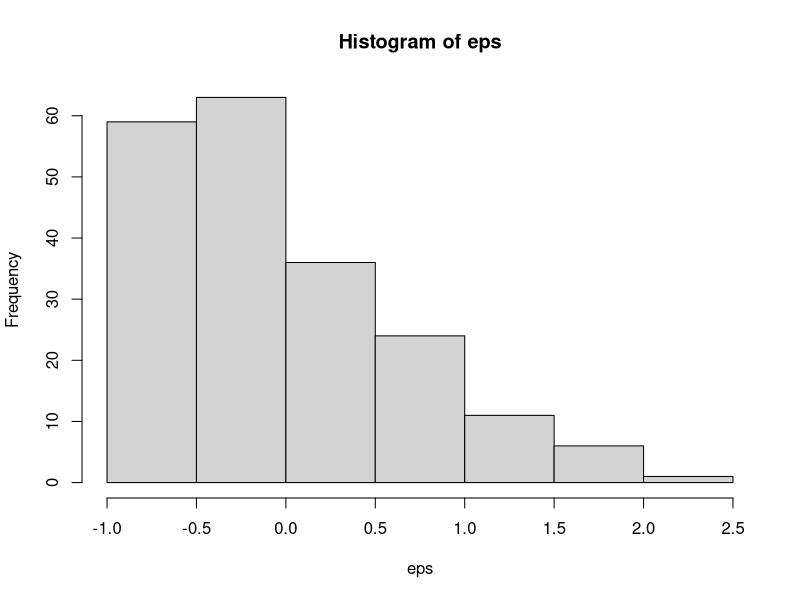

Reproduce this figure in R.
## ---- chunk 1
knitr::opts_chunk$set(echo = TRUE)
## ---- chunk 2
x1 <- rnorm(100)
x2 <- x1^2

## ---- chunk 3
# Sample code to get started
n_small <- 20
n_med <- 100
n_large <- 5000
b0 <- 10
b1 <- 2

# small sample size
x_small <- runif(n_small, 0, 10)
eps_small <- 3 * rnorm(n_small)
y_small <- b0 - b1 * (x_small - 5)^2 + eps_small


# med sample size
x_med <- runif(n_small, 0, 10)
eps_med <- 3 * rnorm(n_med)
y_med <- b0 - b1 * (x_med - 5)^2 + eps_med

# lrg sample size
x_large <- runif(n_large, 0, 10)
eps_large <- 3 * rnorm(n_large)
y_large <- b0 - b1 * (x_large - 5)^2 + eps_large

# part c, for each simulation:
# predict y-hat at several different locations using a confidence interval.

## ---- chunk 4
# Sample code to get started
n <- 200
b0 <- 10
b1 <- 2
eps_alpha <- 2
eps_beta <- 1/4


x <- runif(n, 0, 10)
eps <- (rgamma(n, eps_alpha, 1/eps_beta) - eps_alpha * eps_beta) * 2
y <- b0 - b1 * x + eps

hist(eps)
var(eps)
mean(eps)

## ---- chunk 5
# Sample code to get started
n <- 200
b0 <- 10
b1 <- 10

x <- runif(n, 0, 10)
eps <- rnorm(n, sd = 0.5 * x^2)
y <- b0 + b1 * x + eps

## ---- chunk 6
# Sample code to get started
n <- 200
b0 <- 10
b1 <- 10
rho <- 0.9
sigma <- 2

x <- runif(n, 0, 10)

eps <- arima.sim(model = list(ar = rho), n = n)

y <- b0 + b1 * x + eps

# OR...

eps <- rep(0, n)
e.ind <- rnorm(n, mean = 0, sd = (sigma / sqrt(1-rho^2)))
eps[1] <- e.ind[1]
for (i in 2:n) {
  eps[i] <- rho * eps[i-1] + e.ind[i]
}

y <- b0 + b1 * x + eps
## ---- chunk 7
n <- 20
b0 <- 10
b1 <- 3
b2 <- 7

simga <- 2

x1 <- runif(n, 0, 10)
x2 <- x1 + rnorm(n)
cor(x1, x2)


eps <- rnorm(n, sd = sigma)
y <- b0 + b1 * x1 + b2 * x2 + eps
